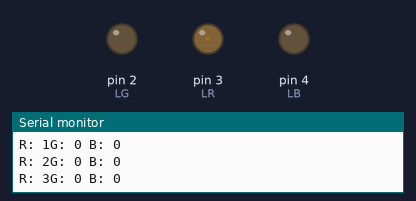
This sketch was run on a simulated Arduino Uno, built with avr-gcc and run on an emulated ATmega328P. Parts: output pins drawn as LEDs (lit = HIGH), the last lines printed to the serial monitor.

Above: at 0.05 s.
At 0.85 s:
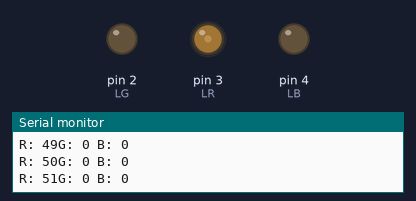
At 1.7 s:
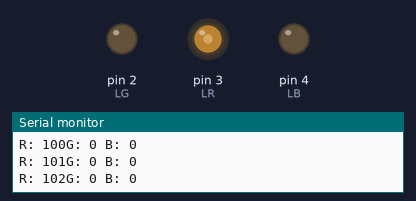
At 3.4 s:
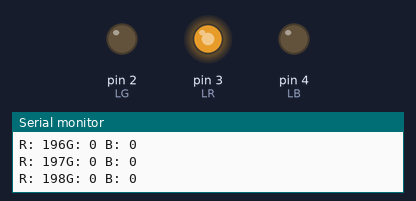
At 6.75 s:
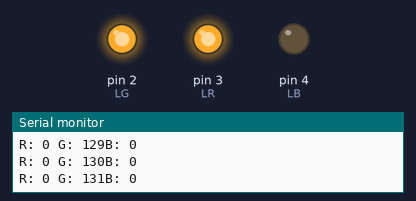
At 13.5 s:
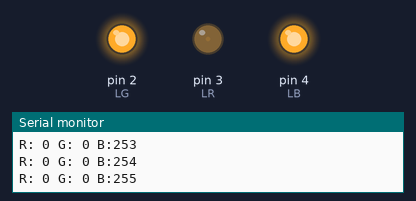
Timing chart, 0 to 17.6 s (numbered marks = the images above):
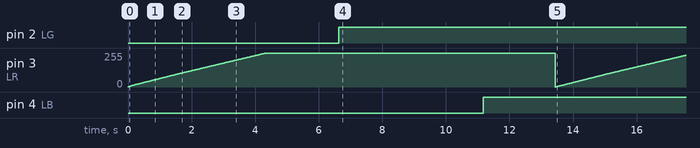

Measured:
- by itself, pin 2 (LG): alternates HIGH for 11.2 s and LOW for 2.3 s
- by itself, pin 3 (LR): ramps from 0/255 to 255/255 and jumps back, once every 13.5 s
- by itself, pin 4 (LB): alternates HIGH for 11.4 s and LOW for 2.1 s

The sketch:

RGBisntalacion.ino
```cpp
#define LR 3
#define LG 2
#define LB 4

const unsigned long TR = 3000;
const unsigned long TG = 2000;
const unsigned long TB = 1000;

void setup() {
  pinMode(LR,OUTPUT);
  pinMode(LG, OUTPUT);
  pinMode(LB,OUTPUT);

  digitalWrite(LR,LOW);
  digitalWrite(LG,LOW);
  digitalWrite(LB,LOW);

  Serial.begin(9600);
}

void loop() {
  for(int i=0; i<=255; i++){     //Recorre todo el PWM desde 0% (0 hasta 100% (255)
    analogWrite(LR,i);           //Envia el valor del contador al segmento rojo
    Serial.println("R: "+String(i)+ "G: 0 B: 0");      //Imprime
    delay(TR/255);               //Retardo la señal lo que debe durar cada iteracion para un total de TR secs
    }

  for(int i=0; i<=255; i++){
    analogWrite(LG, i);
    Serial.println("R: 0 G: " + String(i) + "B: 0 ");
    delay(TG/255);
    }

  for(int i=0; i<=255; i++){
    analogWrite(LB, i);
    Serial.println("R: 0 G: 0 B:" + String(i));
    delay(TG/255);
    }
}
```
